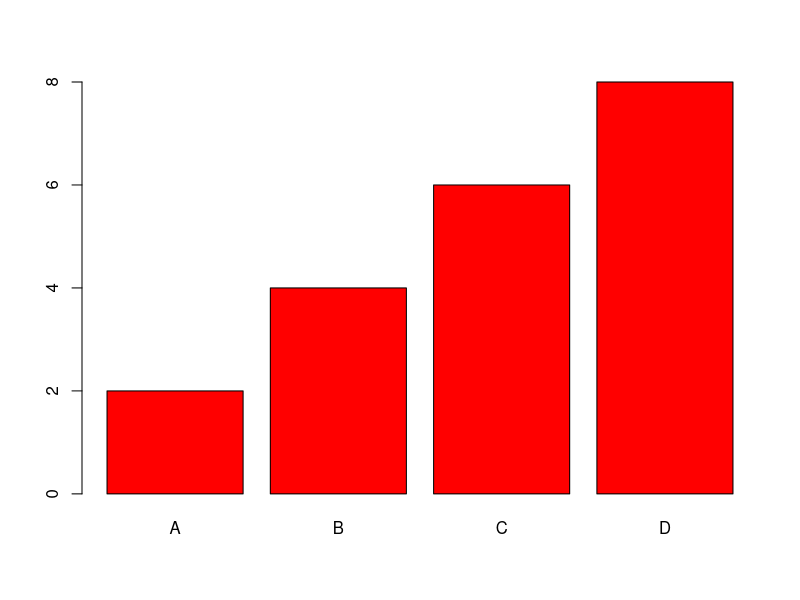
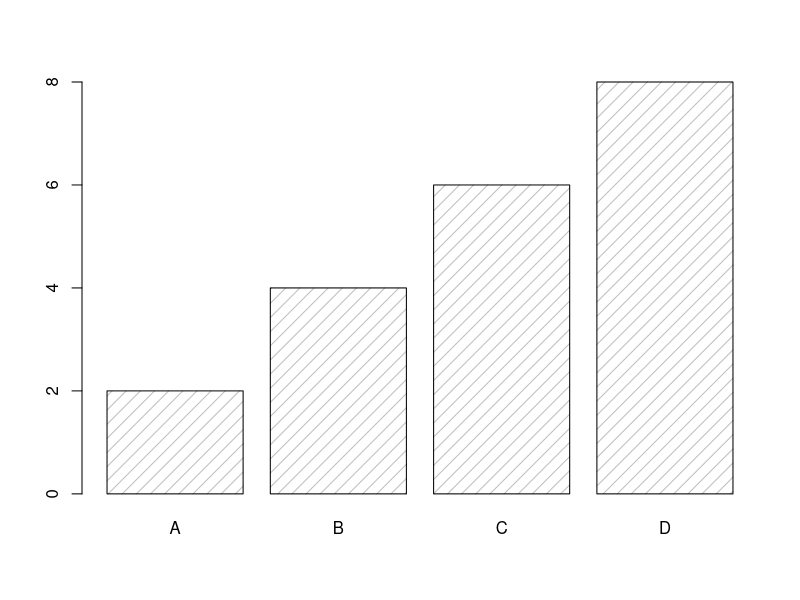
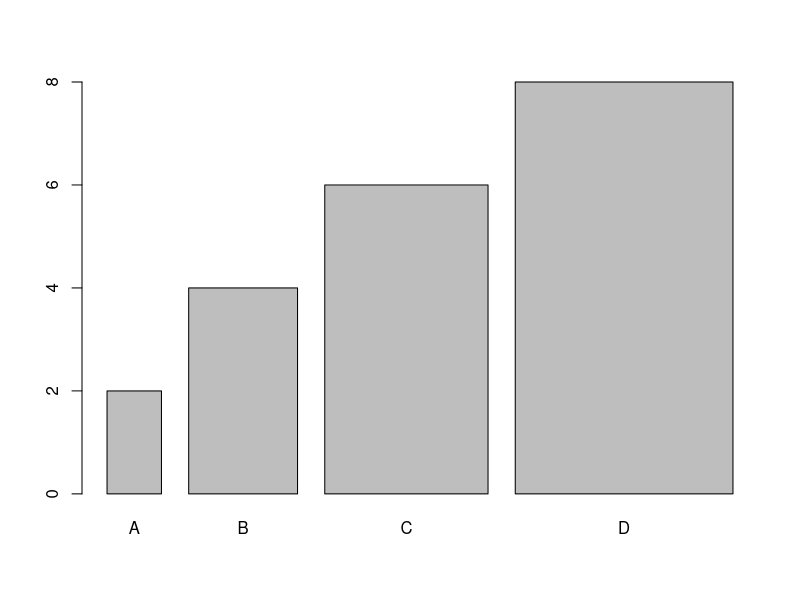
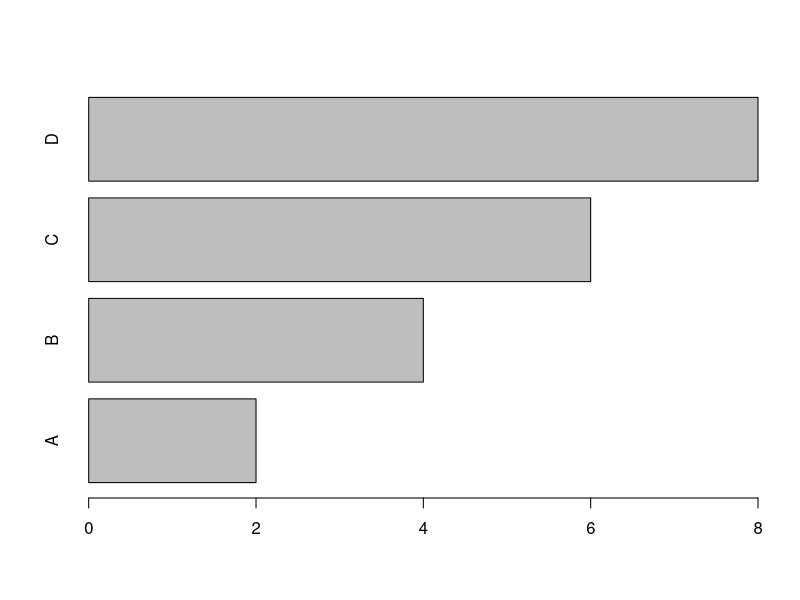

Reproduce these figures in R, in order.
# A bar chart uses rectangular bars to visualize data. Bar charts can be displayed horizontally or vertically. The height or length of the bars are proportional to the values they represent.

# Use the barplot() function to draw a vertical bar chart:
# x-axis values
x <- c("A", "B", "C", "D")

# y-axis values
y <- c(2, 4, 6, 8)

# barplot(y, names.arg = x)

# Example Explained
# The x variable represents values in the x-axis (A,B,C,D)
# The y variable represents values in the y-axis (2,4,6,8)
# Then we use the barplot() function to create a bar chart of the values
# names.arg defines the names of each observation in the x-axis

# Use the col parameter to change the color of the bars:
x <- c("A", "B", "C", "D")
y <- c(2, 4, 6, 8)

barplot(y, names.arg = x, col = "red")

# To change the bar texture, use the density parameter:\
x <- c("A", "B", "C", "D")
y <- c(2, 4, 6, 8)

barplot(y, names.arg = x, density = 10)

# Use the width parameter to change the width of the bars:
x <- c("A", "B", "C", "D")
y <- c(2, 4, 6, 8)

barplot(y, names.arg = x, width = c(1,2,3,4))

# Horizontal Bars
# If you want the bars to be displayed horizontally instead of vertically, use horiz=TRUE:
x <- c("A", "B", "C", "D")
y <- c(2, 4, 6, 8)

barplot(y, names.arg = x, horiz = TRUE)